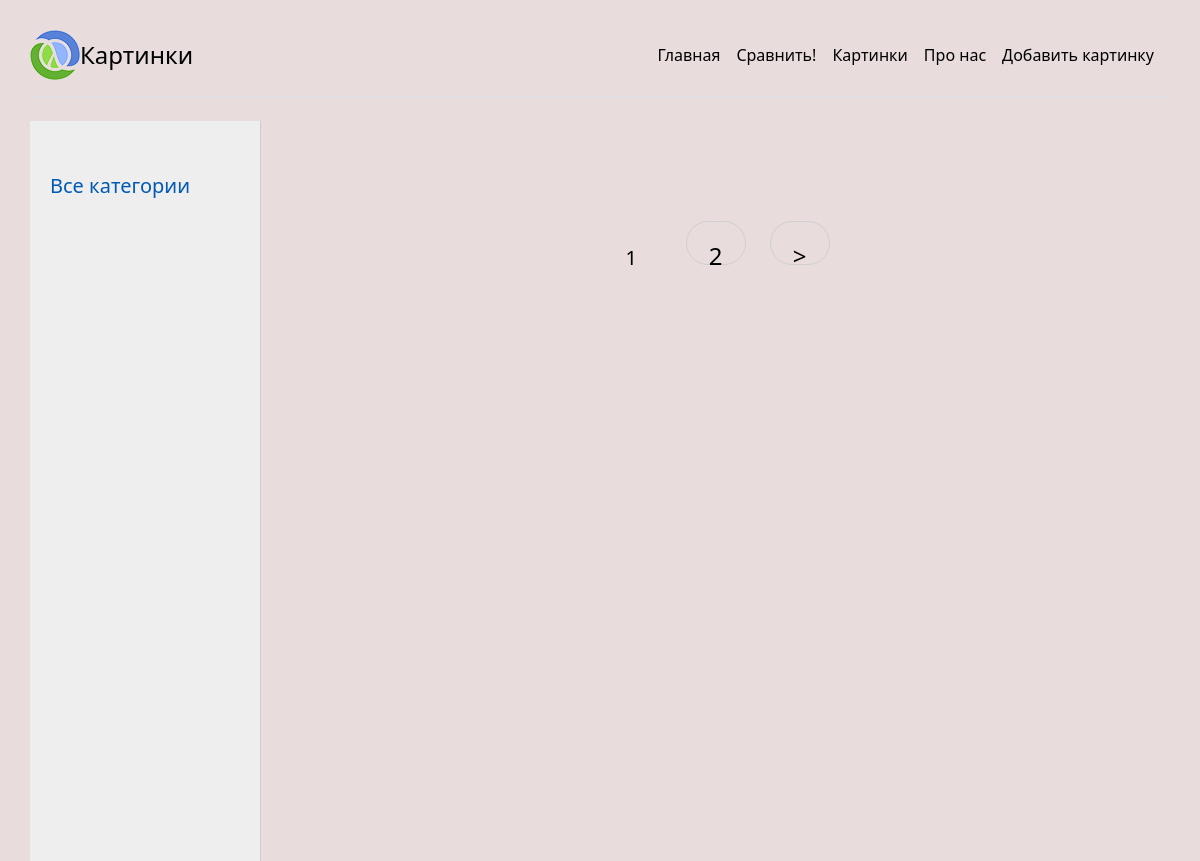
The app's page /photos, older data.
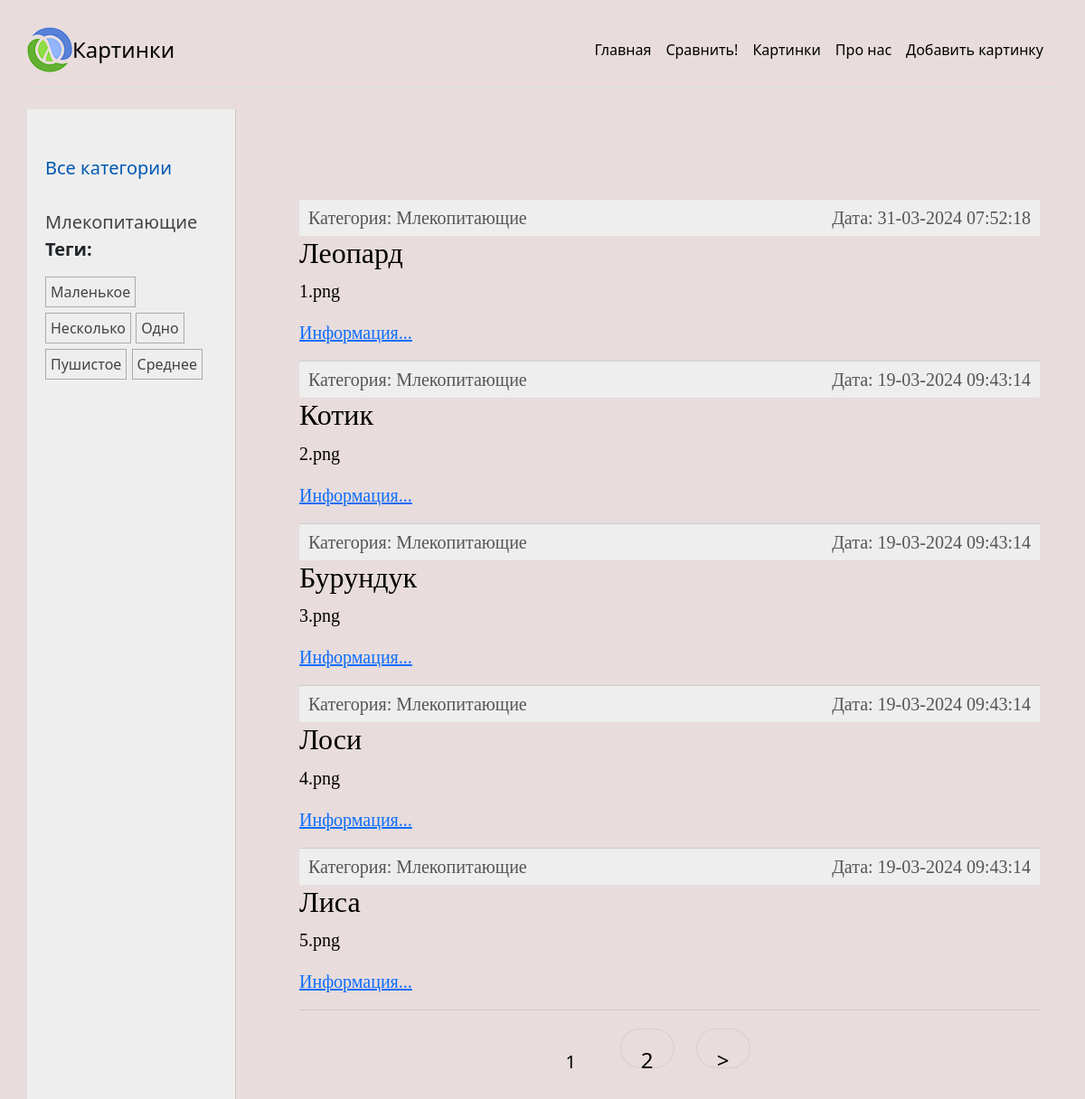
The same page, newer data.
### myFirstProject/models.py (models this page shows, shortened)
class Category(models.Model):
    name = models.CharField(max_length=100, db_index=True, verbose_name="Категория")
    slug = models.SlugField(max_length=255, unique=True, db_index=True)
    class Meta:
        verbose_name = "Категория"
        verbose_name_plural = "Категории"
    def get_absolute_url(self):
        return reverse('category', kwargs={'cat_slug': self.slug})

class TagPost(models.Model):
    tag = models.CharField(max_length=100, db_index=True)
    slug = models.SlugField(max_length=255, unique=True, db_index=True)
    def get_absolute_url(self):
        return reverse('tag', kwargs={'tag_slug': self.slug})

class Photo(models.Model):
    class Status(models.IntegerChoices):
        DRAFT = 0, 'Черновик'
        PUBLISHED = 1, 'Опубликовано'
    title = models.CharField(max_length=255, verbose_name="Заголовок")
    slug = models.SlugField(max_length=255, unique=True, db_index=True, verbose_name="Slug")
    content = models.ImageField( null=True, blank=True, verbose_name="Фото")
    points = models.IntegerField(verbose_name="Очки", null=True, default=400)
    tim_create = models.DateTimeField(auto_now_add=True, verbose_name="Время создания")
    tim_update = models.DateTimeField(auto_now=True, verbose_name="Время изменения")
    is_published = models.BooleanField(choices=tuple(map(lambda x: (bool(x[0]), x[1]), Status.choices)), default=Status.DRAFT, verbose_name="Статус")
    cat = models.ForeignKey('Category', on_delete=models.PROTECT, related_name='posts', verbose_name="Категория")
    tags = models.ManyToManyField('TagPost', blank=True, related_name='tags', verbose_name="Тэг")
    author = models.OneToOneField('Author', on_delete=models.SET_NULL, null=True,
                                  blank=True, related_name='pho', verbose_name="Автор")
    objects = models.Manager()
    published = PublishedManager()
    class Meta:
        verbose_name = "Список фотографий"
        verbose_name_plural = "Список фотографий"
        ordering = ['tim_create']
        indexes = [
            models.Index(fields=['tim_create']),
        ]
    def get_absolute_url(self):
        return reverse('photo', kwargs={'photo_slug': self.slug})

### myFirstProject/views.py (the view)
# urls.py: path('photos', views.PhotosHome.as_view(), name='photos'),
class PhotosHome(DataMixin, ListView):
    template_name = 'myFirstProject/photos.html'
    context_object_name = 'posts'
    title_page = 'Картинки'
    cat_selected = 0
    def get_queryset(self):
        return Photo.published.all().select_related('cat')

### myFirstProject/models.py (called while the page is built)
    def get_queryset(self):
        return super().get_queryset().filter(is_published=Photo.Status.PUBLISHED)

### myFirstProject/templatetags/photo_tags.py (called while the page is built)
@register.inclusion_tag('myFirstProject/list_categories.html')
def show_categories(cat_selected=0):
    cats = Category.objects.annotate(total=Count("posts")).filter(total__gt=0)
    return {'cats': cats, 'cat_selected': cat_selected}

@register.inclusion_tag('myFirstProject/list_tags.html')
def show_all_tags():
    return {'tags': TagPost.objects.annotate(total=Count("tags")).filter(total__gt=0)}

### myFirstProject/templates/myFirstProject/photos.html (shortened to what this page needs)
{% extends 'base.html' %}
{% block content %}
<ul class="list-articles">
    {% for p in posts %}
    <li><div class="article-panel">
        <p class="first">Категория: {{p.cat.name}}</p>
        <p class="last">Дата: {{p.tim_update|date:"d-m-Y H:i:s"}}</p>
        </div>
        <h2>{{p.title}}</h2>
        {% autoescape off%}
        {{p.content|linebreaks|truncatewords:40}}
        {% endautoescape %}
        <p class="link-read-photo"><a href="{{ p.get_absolute_url }}"> Информация... </a></p>
        </li>
    {% endfor %}
</ul>
{% endblock %}
{% block navigation %}
{% if page_obj.has_other_pages %}
<nav class="list-pages">
    <ul>
        {% for p in paginator.page_range %}
        {% if page_obj.number == p %}
        <li class="page-num page-num-selected">{{ p }}</li>
        {% elif p >= page_obj.number|add:-2 and p <= page_obj.number|add:2 %}
        <li class="page-num">
            <a href="?page={{ p }}">{{ p }}</a>
        </li>
        {% endif %}
        {% endfor %}
        {% if page_obj.has_next %}
        <li class="page-num">
            <a href="?page={{ page_obj.next_page_number}}">&gt;</a>
        </li>
        {% endif %}
    </ul>
</nav>
{% endif %}
{% endblock %}

### myFirstProject/templates/myFirstProject/list_categories.html
{% for cat in cats %}
{% if cat.id == cat_selected %}
<li class="selected"> {{cat.name}}</li>
{% else %}
<li><a href="{{ cat.get_absolute_url }}">{{cat.name}}</a></li>
{% endif %}
{% endfor %}

### myFirstProject/templates/myFirstProject/list_tags.html
{% if tags %}
    <p><b>Теги:</b></p>
    <ul class="tags-list">
        {% for t in tags %}
        <li><a href="{{t.get_absolute_url}}">{{t.tag}}</a></li>
        {% endfor %}
    </ul>
{% endif %}

Row changes from the older to the newer data that the page shows:
added Category: name "Млекопитающие"
added TagPost: tag "Маленькое"
added TagPost: tag "Несколько"
added TagPost: tag "Одно"
added TagPost: tag "Пушистое"
added TagPost: tag "Среднее"
now on this page (row edited): Photo: cat.name "Млекопитающие", tim_update "31-03-2024 07:52:18", title "Леопард", content "1.png"
now on this page (row edited): Photo: cat.name "Млекопитающие", tim_update "19-03-2024 09:43:14", title "Котик", content "2.png"
now on this page (row edited): Photo: cat.name "Млекопитающие", tim_update "19-03-2024 09:43:14", title "Бурундук", content "3.png"
now on this page (row edited): Photo: cat.name "Млекопитающие", tim_update "19-03-2024 09:43:14", title "Лоси", content "4.png"
now on this page (row edited): Photo: cat.name "Млекопитающие", tim_update "19-03-2024 09:43:14", title "Лиса", content "5.png"
Text that changed along with them:
text now shown: "Теги:"
